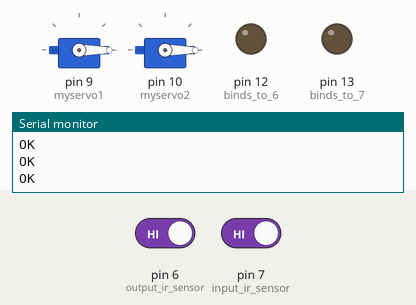
This sketch was run on a simulated Arduino Uno, built with avr-gcc and run on an emulated ATmega328P. Parts: 2 × servo, output pins drawn as LEDs (lit = HIGH), the last lines printed to the serial monitor. The inputs (shaded band) are chosen by the test bench; at power-on: pin 7 (input_ir_sensor) HIGH, pin 6 (output_ir_sensor) HIGH. The modem accepts every AT command (registered, SIM ready, sends succeed) and sends nothing else.

Above: at 9.2 s.
9.3 s: pin 7 (input_ir_sensor) driven LOW
At 13.61 s:
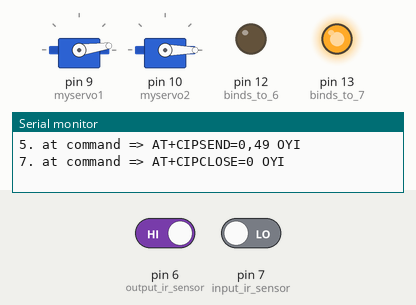
At 15.6 s:
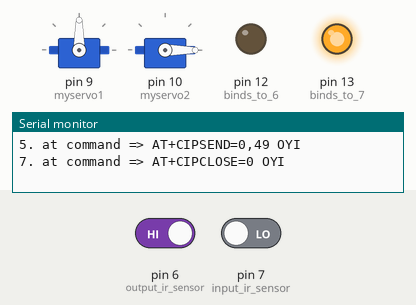
16.1 s: pin 6 (output_ir_sensor) driven LOW
At 26.9 s:
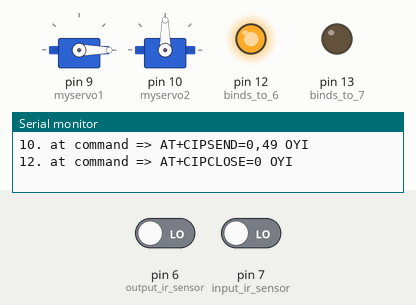
Timing chart, 0 to 28.4 s (numbered marks = the images above; inputs shaded):
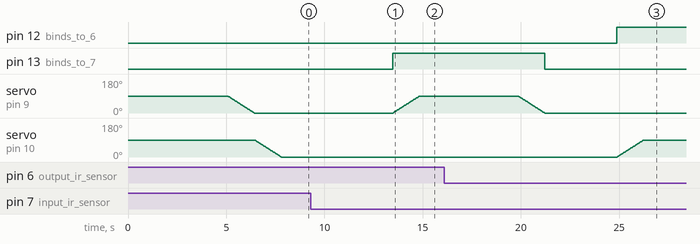

Measured:
- after the input at 9.3 s, pin 13 (binds_to_7): LOW → HIGH after 4.2 s; servo on pin 9 (myservo1): moves from 0° to 90° over 1.3 s, starting after 4.2 s
- after the input at 16.1 s, pin 12 (binds_to_6): LOW → HIGH after 8.8 s; pin 13 (binds_to_7): goes on until 21.2 s, then stays LOW; servo on pin 9 (myservo1): goes on until 21.2 s, then stays 0°; servo on pin 10 (myservo2): moves from 0° to 90° over 1.3 s, starting after 8.8 s

The sketch:

Arduino_Code.ino
```cpp
#include <Servo.h>
#include <SoftwareSerial.h>
#define RX 2
#define TX 3
String AP = "Redmi Note 10S";       // AP NAME
String PASS = "romanking1"; // AP PASSWORD
String API = "XL2G2XZKVRD4I5KJ";   // Write API KEY
String HOST = "api.thingspeak.com";
String PORT = "80";
String total_slots = "field1";
String input_sensor = "field2";
String output_sensor = "field3";
int countTrueCommand;
int countTimeCommand;
boolean found = false;
int valSensor = 1;
int no_cars=0;
SoftwareSerial esp8266(RX,TX);


Servo myservo1, myservo2;
                // create servo object to control a servo
                // twelve servo objects can be created on most boards

int pos1 = 0;    // variable to store the servo position
int pos2 = 0;    // variable to store the servo position

//int pos1 = 5; //servo 1 current position
//int pos2 = 5; //servo 2 current position
int vel = 10; //servos' speed (100 -> 90º in 1 s)(1 -> 90º in 9 s)
int pos1min = 0; //servo 1 minimum position
int pos2min = 0; //servo 2 minimum position
int pos1max = 100; //servo 1 maximum position
int pos2max = 100; //servo 2 maximum position


#define DEBUG true                //To display Wi-Fi module messages on serail monitor


int strPos = 0;    //Starting Position
int minPos = 0; //minimum position
int maxPos = 180; //max position


void setup() {
  Serial.begin(9600);
  esp8266.begin(115200);
  sendCommand("AT",5,"OK");
  sendCommand("AT+CWMODE=1",5,"OK");
  sendCommand("AT+CWJAP=\""+ AP +"\",\""+ PASS +"\"",20,"OK");
  myservo1.attach(9); //intput servo gate.
  myservo2.attach(10); //output servo gate.
  pinMode(6,INPUT); //output ir sensor.
  pinMode(7,INPUT); //input ir sensor.
  pinMode(12,OUTPUT); //binds to 6
  pinMode(13,OUTPUT); // binds to 7

  sendingData("AT+CIFSR\r\n",1000,DEBUG);          //Showing IP address on the serial monitor
  sendingData("AT+CIPMUX=1\r\n",1000,DEBUG);       //Allowing multiple connections
  sendingData("AT+CIPSERVER=1,80\r\n",1000,DEBUG); //Starting the web server on port 80

}

void loop() {
 //valSensor = getSensorData();


 if(digitalRead(7)==LOW && no_cars<=4){
    Serial.print("Car is ready to enter the parking\n");
    no_cars++;
    valSensor=no_cars;
    while(sendData(total_slots)==0);
    delay(2000);
    digitalWrite(13,HIGH);

    if(pos1!=91){
      for (pos1 = 0; pos1 <= 90; pos1 += 1) { // goes from 0 degrees to 180 degrees
      // in steps of 1 degree
        myservo1.write(pos1);              // tell servo to go to position in variable 'pos'
        delay(15);                       // waits 15ms for the servo to reach the position
      }
    }
    delay(5000);
    if(pos1!=-1){
      for (pos1 = 90; pos1 >= 0; pos1 -= 1) { // goes from 180 degrees to 0 degrees
        myservo1.write(pos1);              // tell servo to go to position in variable 'pos'
        delay(15);                       // waits 15ms for the servo to reach the position
      }
    }
    digitalWrite(13,LOW);
  }
  else{
    digitalWrite(13,LOW);
    delay(2000);

    if(pos1!=-1){
      for (pos1 = 90; pos1 >= 0; pos1 -= 1) { // goes from 180 degrees to 0 degrees
        myservo1.write(pos1);              // tell servo to go to position in variable 'pos'
        delay(15);                       // waits 15ms for the servo to reach the position
      }
    }
  }


  if(digitalRead(6)==LOW && no_cars>=1){
    Serial.print("Car is ready to leave the parking\n");
    no_cars--;
    valSensor=no_cars;
    while(sendData(total_slots)==0);
    delay(2000);
    digitalWrite(12,HIGH);

    if(pos2!=91){
      for (pos2 = 0; pos2 <= 90; pos2 += 1) { // goes from 0 degrees to 180 degrees
      // in steps of 1 degree
        myservo2.write(pos2);              // tell servo to go to position in variable 'pos'
        delay(15);                       // waits 15ms for the servo to reach the position
      }
    }
    delay(5000);
    if(pos2!=-1){
      for (pos2 = 90; pos2 >= 0; pos2 -= 1) { // goes from 180 degrees to 0 degrees
        myservo2.write(pos2);              // tell servo to go to position in variable 'pos'
        delay(15);                       // waits 15ms for the servo to reach the position
      }
    }
    digitalWrite(12,LOW);
  }
  else{
    digitalWrite(12,LOW);
    //delay(2000);

    if(pos2!=-1){
      for (pos2 = 90; pos2 >= 0; pos2 -= 1) { // goes from 180 degrees to 0 degrees
        myservo2.write(pos2);              // tell servo to go to position in variable 'pos'
        delay(15);                       // waits 15ms for the servo to reach the position
      }
    }

  }

  if (esp8266.available())  //check if there is data available on ESP8266
  {
    if (esp8266.find("+IPD,")) //if there is a new command
    {
      String msg;
      esp8266.find("?"); //run cursor until command is found
      msg = esp8266.readStringUntil(' '); //read the message
      String command = msg.substring(0, 3); //command is informed in the first 3 characters. "sr1" = command to servo #1 and "sr2" = command to servo #2
      String valueStr = msg.substring(4);   //next 3 characters inform the desired angle
      int value = valueStr.toInt();         //convert to integer
      if (DEBUG) {
        Serial.println(command);
        Serial.println(value);
      }
      delay(100);

      //************
      // move servos
      //************

      //move servo1 to desired angle
      if(command == "sr1") {
         //limit input angle
         if (value >= pos1max) {
           value = pos1max;
         }
         if (value <= pos1min) {
           value = pos1min;
         }
         //s1.attach(SERV1); //attach servo
         while(pos1 != value) {
           if (pos1 > value) {
             pos1 -= 1;
             myservo1.write(pos1);
             delay(100/vel);
           }
           if (pos1 < value) {
             pos1 += 1;
             myservo1.write(pos1);
             delay(100/vel);
           }
         }
         //s1.detach(); //dettach
      }

      //move servo2 to desired angle
      if(command == "sr2") {
         //limit input angle
         if (value >= pos2max) {
           value = pos2max;
         }
         if (value <= pos2min) {
           value = pos2min;
         }
         //s2.attach(SERV2);
         while(pos2 != value) {
           if (pos2 > value) {
             pos2 -= 1;
             myservo2.write(pos2);
             delay(100/vel);
           }
           if (pos2 < value) {
             pos2 += 1;
             myservo2.write(pos2);
             delay(100/vel);
           }
         }
         //s2.detach();
      }
    }
  }


}

int sendData(String field){
   String getData = "GET /update?api_key="+ API +"&"+ field +"="+String(valSensor);
   int x=sendCommand("AT+CIPMUX=1",5,"OK");
   delay(15);
   x&=sendCommand("AT+CIPSTART=0,\"TCP\",\""+ HOST +"\","+ PORT,15,"OK");
   delay(15);
   x&=sendCommand("AT+CIPSEND=0," +String(getData.length()+4),4,">");
   delay(15);
   esp8266.println(getData);delay(1500);countTrueCommand++;
   delay(15);
   x&=sendCommand("AT+CIPCLOSE=0",5,"OK");
   delay(15);
   return x;
}

int sendCommand(String command, int maxTime, char readReplay[]) {
  Serial.print(countTrueCommand);
  Serial.print(". at command => ");
  Serial.print(command);
  Serial.print(" ");
  while(countTimeCommand < (maxTime*1))
  {
    esp8266.println(command);//at+cipsend
    if(esp8266.find(readReplay))//ok
    {
      found = true;
      break;
    }

    countTimeCommand++;
  }

  if(found == true)
  {
    Serial.println("OYI");
    countTrueCommand++;
    countTimeCommand = 0;
  }

  if(found == false)
  {
    Serial.println("Fail");
    countTrueCommand = 0;
    countTimeCommand = 0;
  }

  int x=1;
  if(found==false){
    x=0;
  }

  found = false;
  return x;
 }


String sendingData(String com, const int tOut, boolean debug)//function to send data
{
  String res = "";
  esp8266.print(com);
  long int time = millis();
  while ( (time + tOut) > millis())
  {
    while (esp8266.available())
    {
      char c = esp8266.read();
      res += c;
    }
  }
  if (debug)
  {
    Serial.print(res);
  }
  return res;
}
```
